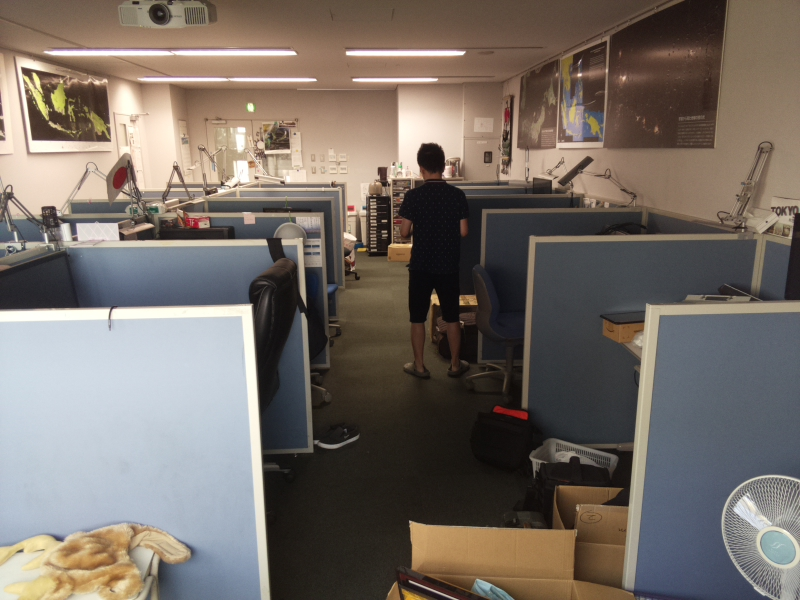
#> input picture human_detecting_tracking/c1.jpg, 800 x 600 px
$ python thresholding.py c1.jpg   (older library calls are emulated)
#> lines starting #> are read from the running program, lines starting #| are printed output that depends on the picture; after the words box and inside, x2 and y2 are one past the last pixel; in counts of white or black regions, pixels touching at a corner belong together
import sys
import cv2
import mahotas
import numpy as np

#read image
ir = cv2.imread(sys.argv[1],cv2.IMREAD_GRAYSCALE)
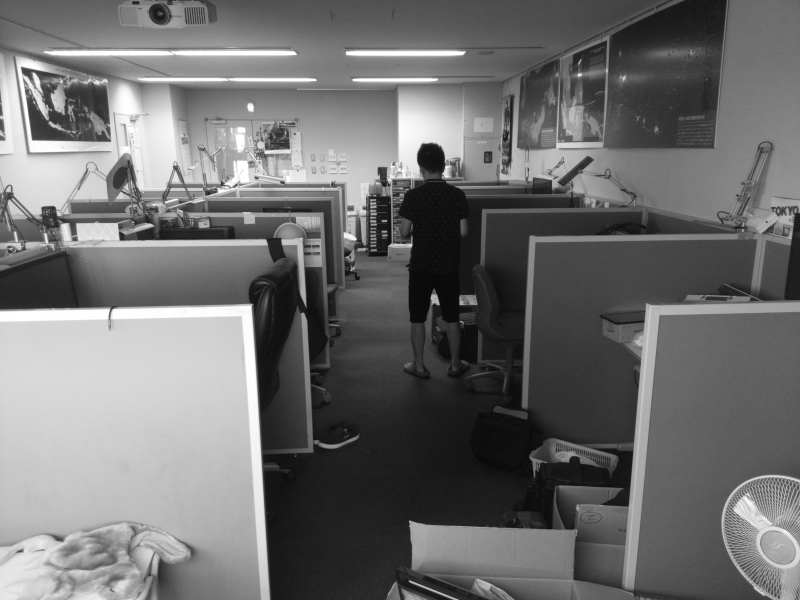
#> ir: shape (600, 800); min 8, max 255, mean 111.2
cv2.imshow("original",ir)
#create thresholds
#thresh=cv2.adaptiveThreshold(ir,255,cv2.ADAPTIVE_THRESH_GAUSSIAN_C,cv2.THRESH_BINARY,9,3)
back_up=ir.copy()
(T,trh)=cv2.threshold(back_up,120,255,cv2.THRESH_BINARY)
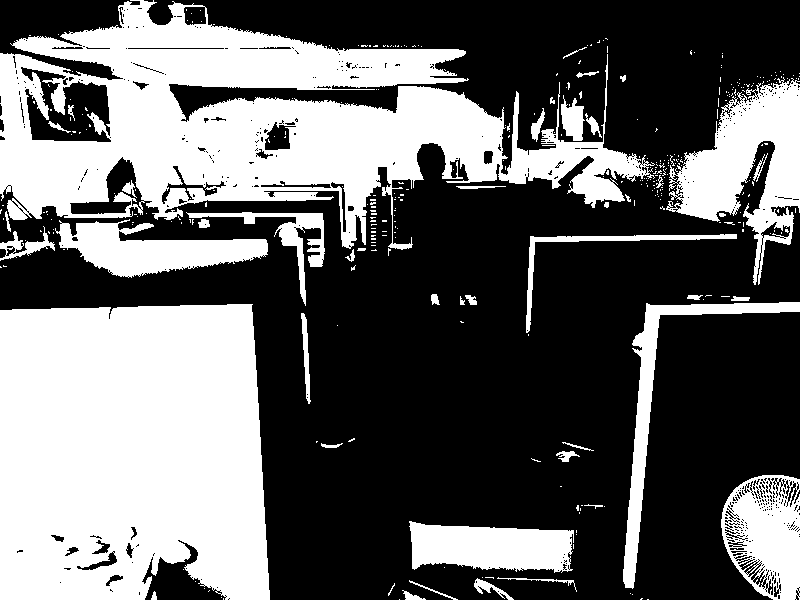
#> trh: shape (600, 800); 40% white; 360 white regions (314 under 20 px), largest, box (x1, y1, x2, y2) and area: (0, 304, 270, 600) 73835, (0, 0, 655, 250) 72195, (666, 77, 800, 285) 12149
cv2.imshow("single value thresh",trh)
#otsu thresholding
print("otsu method")
T = mahotas.thresholding.otsu(ir)
#> T = 125
thresh=ir.copy()
T=T+20
#> T = 145
thresh[thresh>T]=255
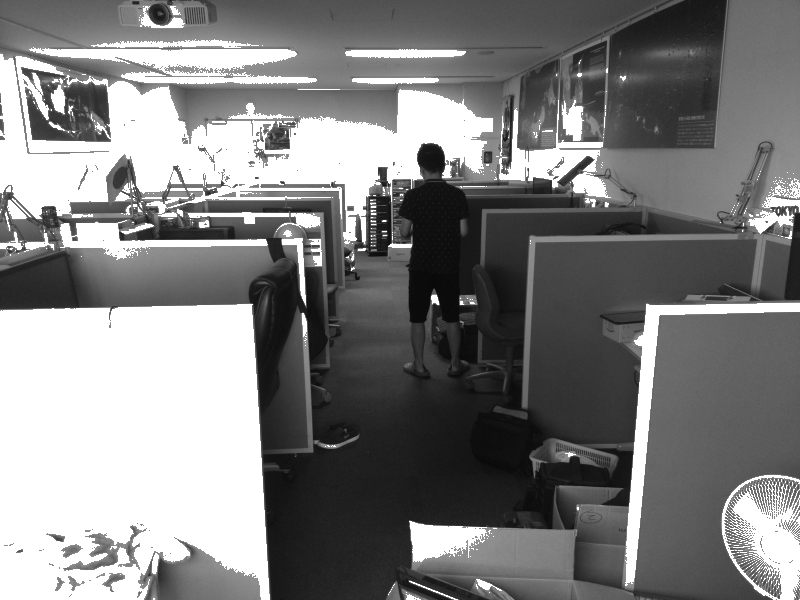
#> thresh: shape (600, 800); min 8, max 255, mean 128.1
thresh[thresh<T]=0
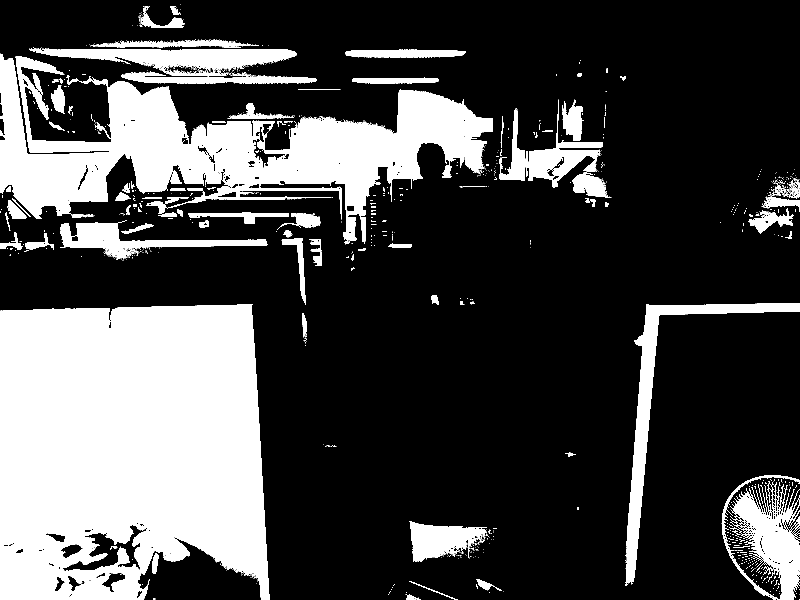
#> thresh: shape (600, 800); min 0, max 255, mean 73.6
cv2.imshow("otsu thresh",thresh)

#> (the run stopped early here; a loop or call above may not have finished)

$ run again, on human_detecting_tracking/pedestrian1.jpg
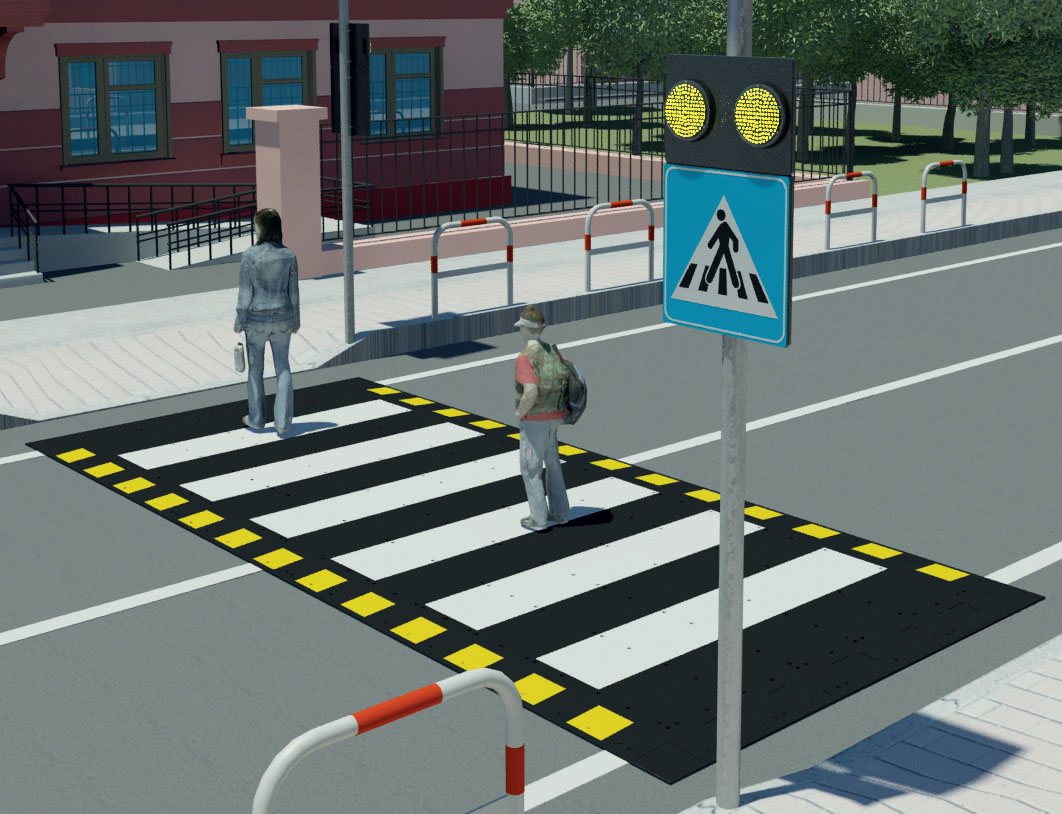
#> input picture human_detecting_tracking/pedestrian1.jpg, 1062 x 814 px
#> `(T,trh)=cv2.threshold(back_up,120,255,cv2.THRESH_BINARY)`:
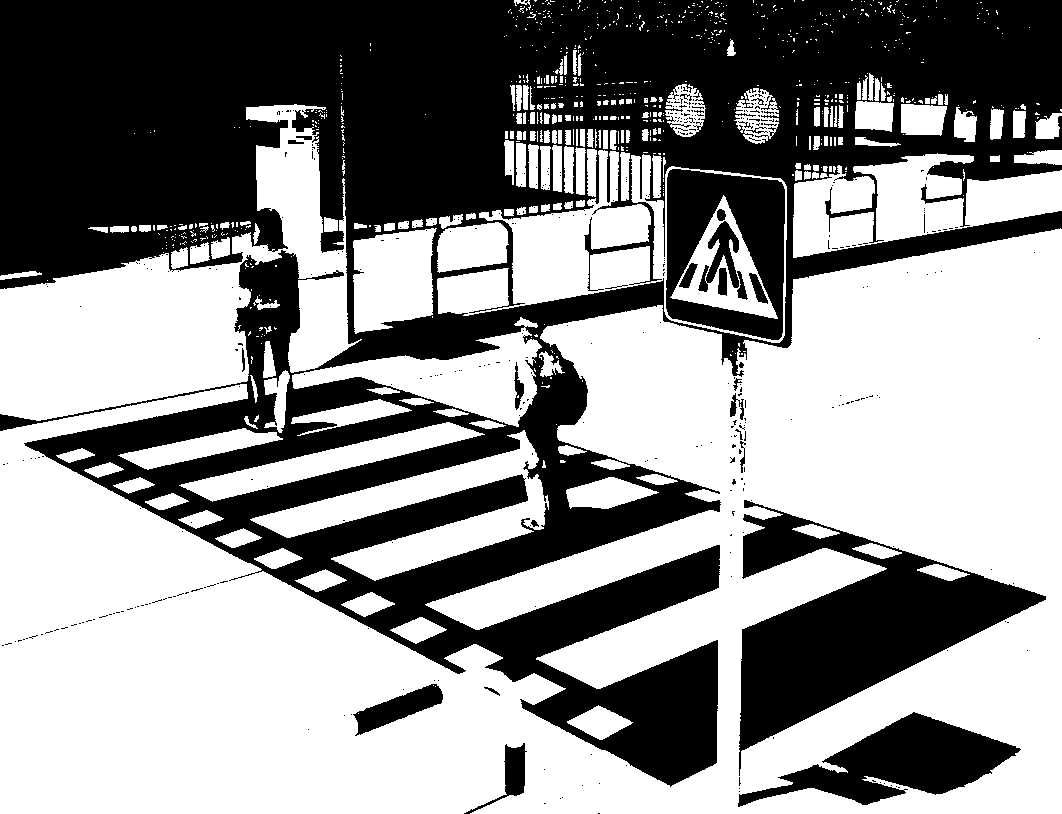
#> trh: shape (814, 1062); 56.3% white; 404 black regions (376 under 20 px), largest, box (x1, y1, x2, y2) and area: (0, 0, 1062, 787) 315348, (739, 500, 1046, 776) 31454, (666, 169, 785, 340) 11912
#> `T = mahotas.thresholding.otsu(ir)`: T = 102
#> `T=T+20`: T = 122
#> `thresh[thresh>T]=255`:
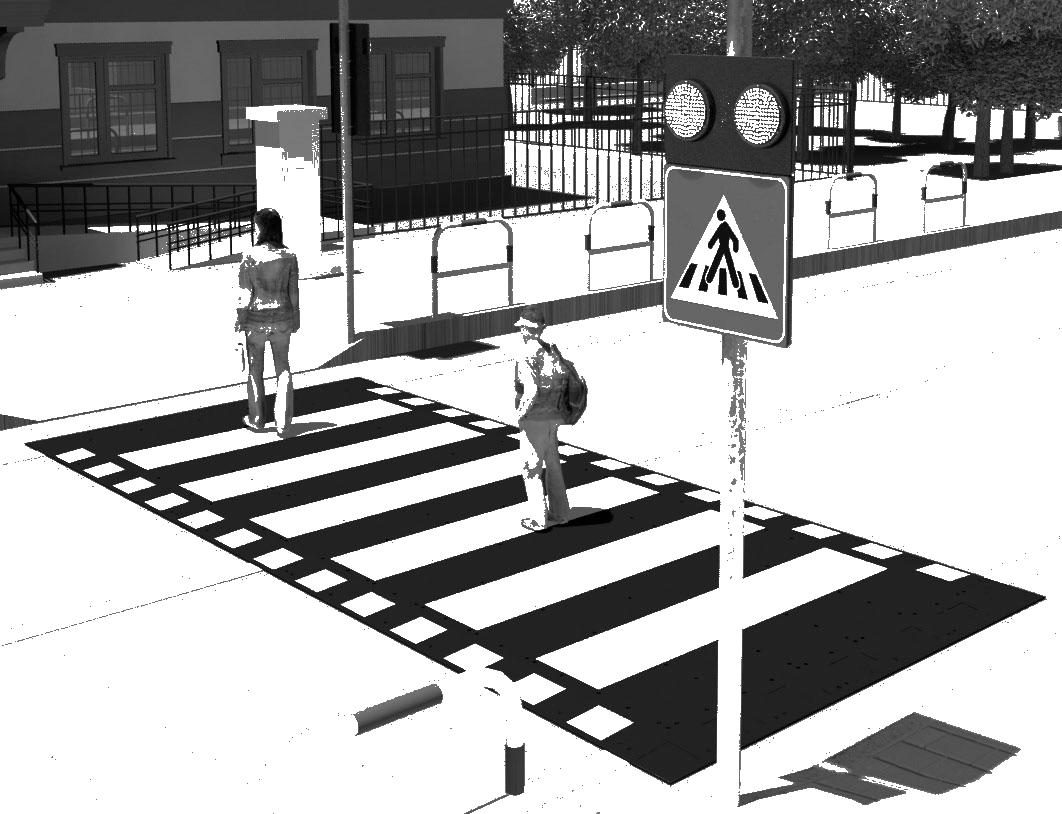
#> thresh: shape (814, 1062); min 0, max 255, mean 166.7

$ run again, on human_detecting_tracking/With NMS_rgb2_14.08.2018.png
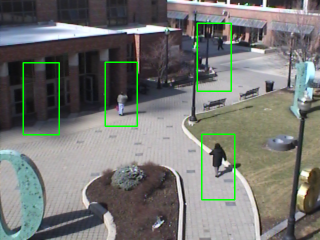
#> input picture human_detecting_tracking/With NMS_rgb2_14.08.2018.png, 320 x 240 px
#> `(T,trh)=cv2.threshold(back_up,120,255,cv2.THRESH_BINARY)`:
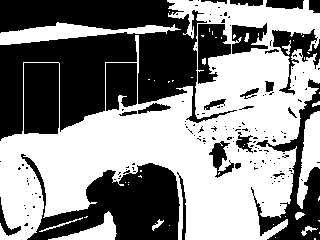
#> trh: shape (240, 320); 53.3% white; 157 black regions (132 under 20 px), largest, box (x1, y1, x2, y2) and area: (0, 0, 237, 141) 18857, (21, 154, 180, 240) 6847, (251, 79, 320, 240) 3207
#> `T = mahotas.thresholding.otsu(ir)`: T = 110
#> `T=T+20`: T = 130
#> `thresh[thresh<T]=0`:
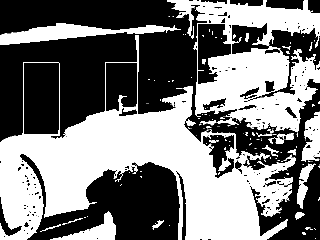
#> thresh: shape (240, 320); min 0, max 255, mean 122

$ run again, on human_detecting_tracking/ifr1.bmp
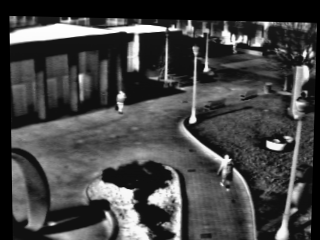
#> input picture human_detecting_tracking/ifr1.bmp, 320 x 240 px
#> ir is the input picture: shape (240, 320); min 0, max 255, mean 68.3
#> `(T,trh)=cv2.threshold(back_up,120,255,cv2.THRESH_BINARY)`:
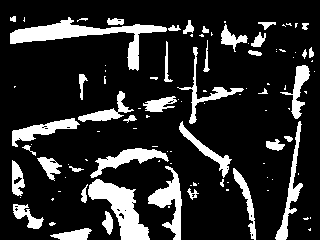
#> trh: shape (240, 320); 17% white; 105 white regions (63 under 20 px), largest, box (x1, y1, x2, y2) and area: (10, 17, 167, 71) 1978, (88, 179, 150, 240) 1640, (148, 166, 182, 240) 954
#> `T = mahotas.thresholding.otsu(ir)`: T = 94
#> `T=T+20`: T = 114
#> `thresh[thresh<T]=0`:
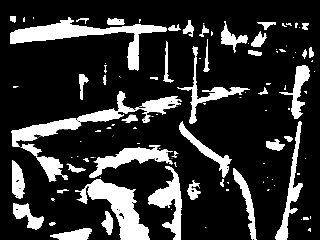
#> thresh: shape (240, 320); min 0, max 255, mean 49.1
